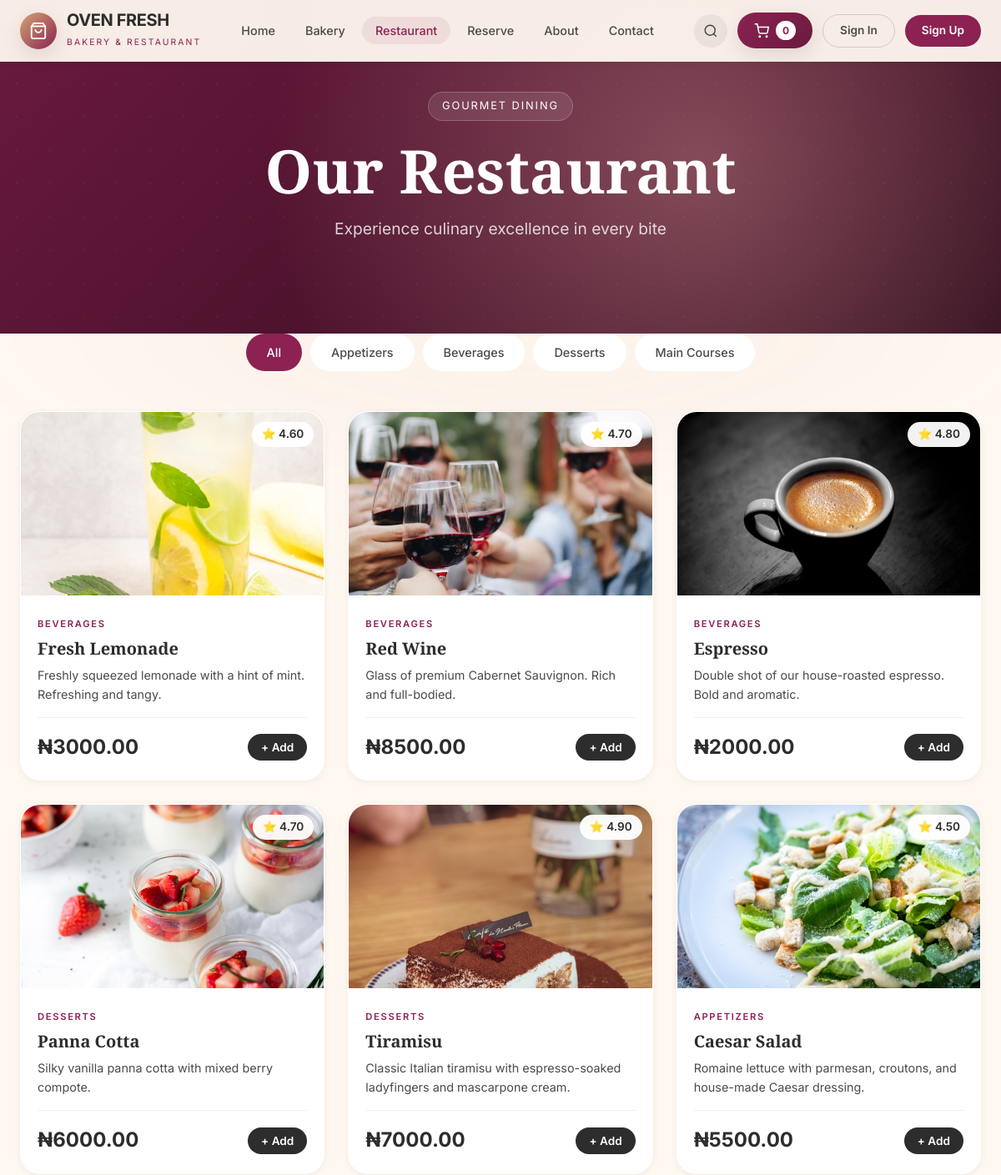
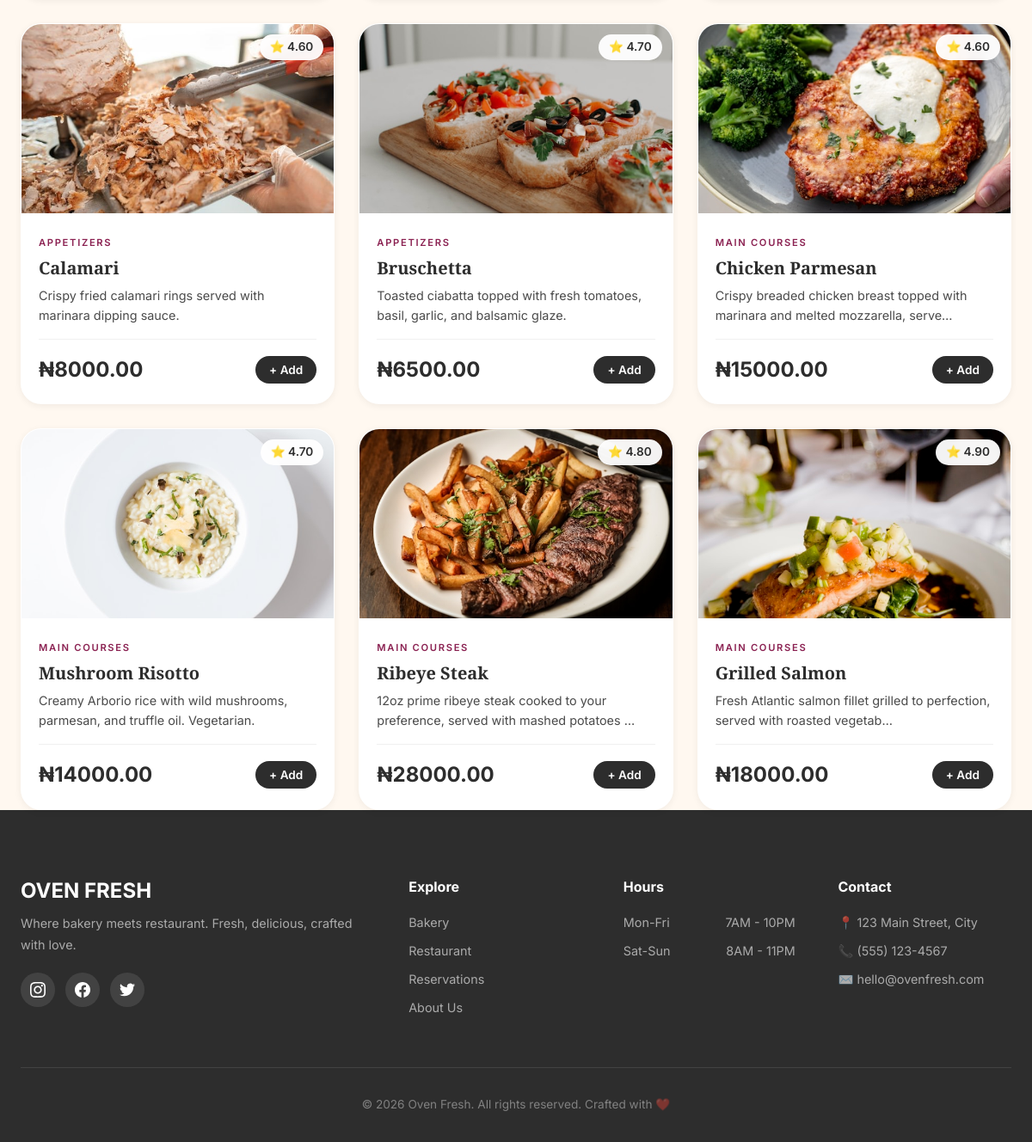
/restaurant/, run on the app's committed database (2 pictures, top to bottom).
### shop/models.py (models this page shows, shortened)
class Category(models.Model):
    PRODUCT_TYPES = [
        ('bakery', 'Bakery'),
        ('restaurant', 'Restaurant'),
    ]
    name = models.CharField(max_length=100)
    slug = models.SlugField(unique=True)
    product_type = models.CharField(max_length=20, choices=PRODUCT_TYPES)
    description = models.TextField(blank=True)
    class Meta:
        verbose_name_plural = 'Categories'
        ordering = ['name']

class Product(models.Model):
    name = models.CharField(max_length=200)
    slug = models.SlugField(unique=True)
    category = models.ForeignKey(Category, on_delete=models.CASCADE, related_name='products')
    description = models.TextField()
    price = models.DecimalField(max_digits=10, decimal_places=2)
    image = models.ImageField(upload_to='products/', default='default.jpg')
    rating = models.DecimalField(max_digits=3, decimal_places=2, default=4.5)
    calories = models.IntegerField(default=0, blank=True, null=True)
    is_available = models.BooleanField(default=True)
    created_at = models.DateTimeField(auto_now_add=True)
    class Meta:
        ordering = ['-created_at']

### shop/views.py (the view)
# urls.py: path('restaurant/', views.restaurant, name='restaurant'),
def restaurant(request):
    products = Product.objects.filter(category__product_type='restaurant', is_available=True)
    categories = Category.objects.filter(product_type='restaurant')
    category_slug = request.GET.get('category')
    if category_slug:
        products = products.filter(category__slug=category_slug)
    context = {
        'products': products,
        'categories': categories,
        'current_category': category_slug,
        'page_type': 'restaurant',
    }
    return render(request, 'restaurant.html', context)

### shop/context_processors.py (called while the page is built)
def cart_context(request):
    cart = Cart(request)
    is_admin_user = False
    if request.user.is_authenticated:
        is_admin_user = request.user.is_superuser or request.user.groups.filter(name__in=['Main Admin', 'Manager']).exists()
    return {
        'cart': cart,
        'cart_count': len(cart),
        'cart_total': cart.get_total_price(),
        'is_admin_user': is_admin_user,
    }

    def __len__(self):
        return sum(item['quantity'] for item in self.cart.values())

    def get_total_price(self):
        return sum(Decimal(item['price']) * item['quantity'] for item in self.cart.values())

### shop/templates/restaurant.html (shortened to what this page needs)
{% extends 'base.html' %}
{% block content %}
<section class="page-hero restaurant-hero">
    <div class="page-hero-bg"></div>
    <div class="page-hero-content">
        <span class="hero-tag">Gourmet Dining</span>
        <h1>Our Restaurant</h1>
        <p>Experience culinary excellence in every bite</p>
    </div>
</section>
<section class="menu-section restaurant-menu">
    <div class="container">
        <div class="category-filter">
            <a href="{% url 'restaurant' %}" class="filter-btn {% if not current_category %}active{% endif %}">All</a>
            {% for cat in categories %}
            <a href="?category={{ cat.slug }}" class="filter-btn {% if current_category == cat.slug %}active{% endif %}">{{ cat.name }}</a>
            {% endfor %}
        </div>
        <div class="products-grid">
            {% for product in products %}
            <div class="product-card restaurant-product">
                <a href="{% url 'product_detail' product.slug %}" class="product-image">
                    {% if product.image %}
                    <img src="{{ product.image.url }}" alt="{{ product.name }}" style="width:100%;height:100%;object-fit:cover;">
                    {% else %}
                    <div class="product-placeholder restaurant-placeholder">🍽️</div>
                    {% endif %}
                    <span class="product-rating">⭐ {{ product.rating }}</span>
                </a>
                <div class="product-info">
                    <span class="product-category">{{ product.category.name }}</span>
                    <h3><a href="{% url 'product_detail' product.slug %}">{{ product.name }}</a></h3>
                    <p>{{ product.description|truncatechars:80 }}</p>
                    <div class="product-footer">
                        <span class="product-price">₦{{ product.price }}</span>
                        <form method="post" action="{% url 'add_to_cart' product.id %}">
                            <button type="submit" class="add-btn">+ Add</button>
                        </form>
                    </div>
                </div>
            </div>
            {% empty %}
            <div class="empty-state">
                <p>No products found in this category.</p>
            </div>
            {% endfor %}
        </div>
    </div>
</section>
{% endblock %}

### shop/static/css/style.css (style rules this page uses)
* { margin: 0; padding: 0; box-sizing: border-box; }
:root { --cream: #FFF8F0; --cream-dark: #F5E6D3; --dark: #2D2D2D; --dark-soft: #4A4A4A; --bakery-gold: #D4A574; --bakery-gold-dark: #B8864F; --bakery-light: #F5E6D3; --restaurant-burgundy: #8B2252; --restaurant-burgundy-dark: #6B1A3F; --restaurant-rose: #E8A5A5; --restaurant-light: #F5E0E0; --success: #4CAF50; --shadow-sm: 0 2px 8px rgba(0,0,0,0.06); --shadow-md: 0 8px 24px rgba(0,0,0,0.1); --shadow-lg: 0 20px 60px rgba(0,0,0,0.15); --radius-sm: 8px; --radius-md: 16px; --radius-lg: 24px; --radius-xl: 32px; }
body { font-family: 'Inter', -apple-system, BlinkMacSystemFont, sans-serif; background: var(--cream); color: var(--dark); line-height: 1.6; overflow-x: hidden; }
h1, h2, h3, h4 { font-family: 'Playfair Display', serif; font-weight: 700; line-height: 1.2; }
.container { max-width: 1280px; margin: 0 auto; padding: 0 24px; }
a { text-decoration: none; color: inherit; }
img { max-width: 100%; display: block; }
.scroll-fade { opacity: 0; transform: translateY(30px); transition: opacity 0.6s ease, transform 0.6s ease; }
.scroll-fade.visible { opacity: 1; transform: translateY(0); }
.page-hero { position: relative; height: 50vh; min-height: 400px; display: flex; align-items: center; overflow: hidden; color: white; }
.page-hero-bg { position: absolute; inset: 0; }
.restaurant-hero .page-hero-bg { background: radial-gradient(circle at 70% 50%, rgba(232, 165, 165, 0.4) 0%, transparent 60%), linear-gradient(135deg, #6B1A3F 0%, #2D0A1A 100%); }
.page-hero-bg::before { content: ''; position: absolute; inset: 0; background-image: radial-gradient(circle, rgba(255,255,255,0.05) 1px, transparent 1px); background-size: 40px 40px; }
.page-hero-content { position: relative; z-index: 2; max-width: 1280px; margin: 0 auto; padding: 0 24px; text-align: center; }
.hero-tag { display: inline-block; padding: 6px 16px; background: rgba(255,255,255,0.1); backdrop-filter: blur(10px); border: 1px solid rgba(255,255,255,0.2); border-radius: 999px; font-size: 0.8rem; letter-spacing: 0.15em; text-transform: uppercase; margin-bottom: 16px; }
.page-hero-content h1 { font-size: clamp(2.5rem, 6vw, 4.5rem); margin-bottom: 12px; }
.page-hero-content p { font-size: 1.2rem; color: rgba(255,255,255,0.8); }
section { position: relative; z-index: 1; }
.products-grid { display: grid; grid-template-columns: repeat(auto-fill, minmax(280px, 1fr)); gap: 28px; }
.product-card { background: white; border-radius: var(--radius-lg); overflow: hidden; box-shadow: var(--shadow-sm); transition: all 0.4s; border: 1px solid transparent; }
.product-image { position: relative; height: 220px; overflow: hidden; display: block; }
.product-rating { position: absolute; top: 12px; right: 12px; background: rgba(255,255,255,0.95); backdrop-filter: blur(10px); padding: 4px 12px; border-radius: 999px; font-size: 0.85rem; font-weight: 600; }
.product-info { padding: 20px; }
.product-category { display: inline-block; font-size: 0.7rem; letter-spacing: 0.15em; text-transform: uppercase; margin-bottom: 8px; font-weight: 600; }
.restaurant-product .product-category { color: var(--restaurant-burgundy); }
.product-info h3 { font-size: 1.25rem; margin-bottom: 8px; color: var(--dark); font-family: 'Playfair Display', serif; }
.product-info h3 a { transition: color 0.3s; }
.product-info p { color: var(--dark-soft); font-size: 0.9rem; margin-bottom: 16px; line-height: 1.6; }
.product-footer { display: flex; align-items: center; justify-content: space-between; margin-top: 16px; padding-top: 16px; border-top: 1px solid rgba(0,0,0,0.06); }
.product-price { font-size: 1.5rem; font-weight: 700; color: var(--dark); }
.add-btn { display: inline-flex; align-items: center; gap: 4px; padding: 8px 16px; background: var(--dark); color: white; border: none; border-radius: 999px; font-size: 0.85rem; font-weight: 600; cursor: pointer; transition: all 0.3s; font-family: inherit; }
.category-filter { display: flex; flex-wrap: wrap; gap: 10px; justify-content: center; margin-bottom: 48px; }
.filter-btn { padding: 10px 24px; background: white; color: var(--dark-soft); border-radius: 999px; font-size: 0.9rem; font-weight: 500; transition: all 0.3s; border: 1px solid transparent; }
.restaurant-menu .filter-btn.active { background: var(--restaurant-burgundy); color: white; }

### data on the page
Category: name "Appetizers"
Category: name "Beverages"
Category: name "Desserts"
Category: name "Main Courses"
Product: image (picture), rating "4.60", category.name "BEVERAGES", name "Fresh Lemonade", description "Freshly squeezed lemonade with a hint of mint. Refreshing and tangy.", price "3000.00"
Product: image (picture), rating "4.70", category.name "BEVERAGES", name "Red Wine", description "Glass of premium Cabernet Sauvignon. Rich and full-bodied.", price "8500.00"
Product: image (picture), rating "4.80", category.name "BEVERAGES", name "Espresso", description "Double shot of our house-roasted espresso. Bold and aromatic.", price "2000.00"
Product: image (picture), rating "4.70", category.name "DESSERTS", name "Panna Cotta", description "Silky vanilla panna cotta with mixed berry compote.", price "6000.00"
Product: image (picture), rating "4.90", category.name "DESSERTS", name "Tiramisu", description "Classic Italian tiramisu with espresso-soaked ladyfingers and mascarpone cream.", price "7000.00"
Product: image (picture), rating "4.50", category.name "APPETIZERS", name "Caesar Salad", description "Romaine lettuce with parmesan, croutons, and house-made Caesar dressing.", price "5500.00"
Product: image (picture), rating "4.60", category.name "APPETIZERS", name "Calamari", description "Crispy fried calamari rings served with marinara dipping sauce.", price "8000.00"
Product: image (picture), rating "4.70", category.name "APPETIZERS", name "Bruschetta", description "Toasted ciabatta topped with fresh tomatoes, basil, garlic, and balsamic glaze.", price "6500.00"
Product: image (picture), rating "4.60", category.name "MAIN COURSES", name "Chicken Parmesan", description "Crispy breaded chicken breast topped with marinara and melted mozzarella, serve…", price "15000.00"
Product: image (picture), rating "4.70", category.name "MAIN COURSES", name "Mushroom Risotto", description "Creamy Arborio rice with wild mushrooms, parmesan, and truffle oil. Vegetarian.", price "14000.00"
Product: image (picture), rating "4.80", category.name "MAIN COURSES", name "Ribeye Steak", description "12oz prime ribeye steak cooked to your preference, served with mashed potatoes …", price "28000.00"
Product: image (picture), rating "4.90", category.name "MAIN COURSES", name "Grilled Salmon", description "Fresh Atlantic salmon fillet grilled to perfection, served with roasted vegetab…", price "18000.00"

### other printed values
{{ cart_count }} "0"
